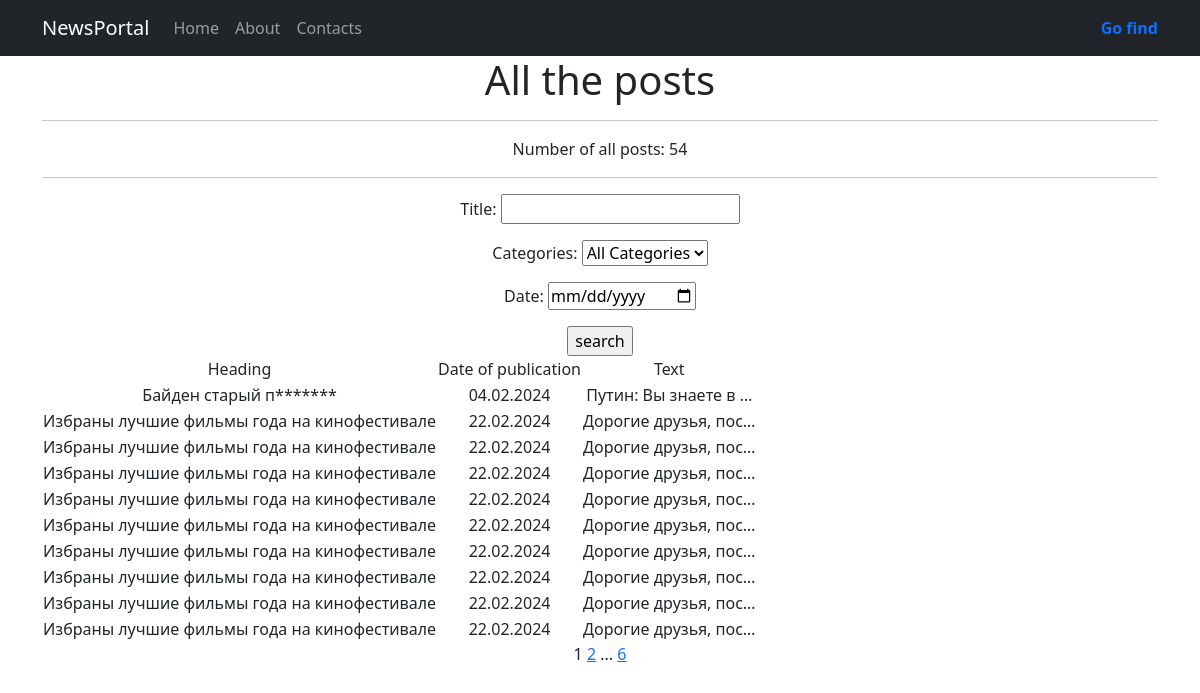
Before: /posts/articles/search/ with the older database file.
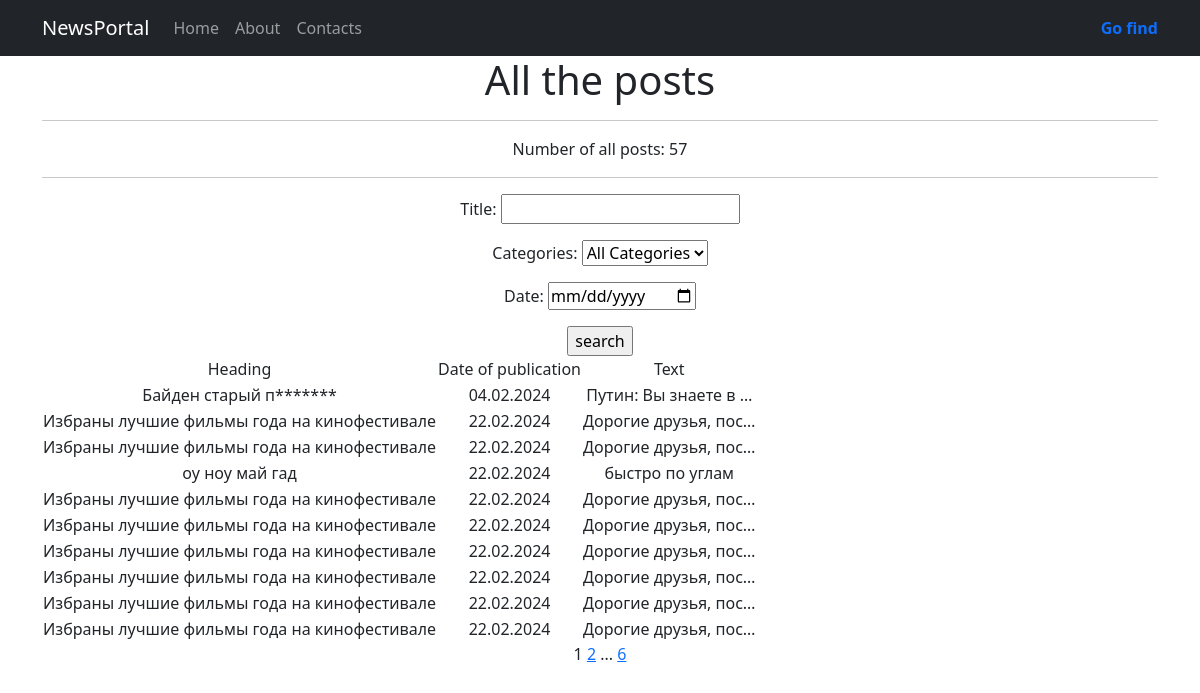
After: the same page with the newer database file.
### news/models.py (models this page shows, shortened)
class Post(models.Model):
    article = 'AR'
    news = 'NW'
    CHOICES = [
        (article, 'Статья'),
        (news, 'Новость'),
    ]
    date_time = models.DateTimeField(auto_now_add=True)
    author = models.ForeignKey(Author, on_delete=models.CASCADE)
    post_type = models.CharField(choices=CHOICES, default=article, max_length=2)
    category = models.ManyToManyField(Category, through='PostCategory')
    title = models.CharField(max_length=120)
    text = models.TextField()
    rating = models.IntegerField(default=0)

### news/views.py (the view)
# urls.py: path('articles/search/', views.ArticleSearchView.as_view(), name='article_search'),
class ArticleSearchView(ListView):
    model = Post
    template_name = 'search.html'
    context_object_name = 'posts'
    paginate_by = 10
    def get_queryset(self):
        queryset = super().get_queryset().filter(post_type='AR')
        self.filterset = PostFilter(self.request.GET, queryset)
        return self.filterset.qs
    def get_context_data(self, **kwargs):
        context = super().get_context_data(**kwargs)
        context['filterset'] = self.filterset
        return context

### news/models.py (called while the page is built)
    def __str__(self):
        return self.category_type

### news/templatetags/custom_filters.py (called while the page is built)
@register.filter()
def censor(text):
    words = text.split(' ')
    list_text = []
    for word in words:
        if word.lower() in BLOCKED_WORDS:
            postfix = word[:1] + '*' * (len(word) - 1)
            list_text.append(postfix)
        else:
            list_text.append(word)
    return ' '.join(list_text)

### news/templatetags/custom_tags.py (called while the page is built)
@register.simple_tag(takes_context=True)
def url_replace(context, **kwargs):
    current_param = context['request'].GET.copy()
    for k, v in kwargs.items():
        current_param[k] = v
    return current_param.urlencode()

### templates/search.html (shortened to what this page needs)
{% extends 'default.html' %}
{% load custom_filters %}
{% load custom_tags %}
{% block content %}
    <h1>All the posts</h1>
    <hr>
        Number of all posts: {{ paginator.count }}
    <hr>
    <form action="" method="get">
        {{ filterset.form.as_p }}
        <input type="submit" value="search">
    </form>
    {% if posts %}
        <table>
            <tr>
                <td>Heading</td>
                <td>Date of publication</td>
                <td>Text</td>
            </tr>
            {% for post in posts %}
            <tr>
                <td>{{ post.title|censor }}</td>
                <td>{{ post.date_time|date:"d.m.Y" }}</td>
                <td>{{ post.text|truncatechars:20|censor }}</td>
            </tr>
            {% endfor %}
        </table>
    {% else %}
        <h2>There are no posts</h2>
    {% endif %}
    {{ page_obj.number }}
    {% if page_obj.has_next %}
        <a href="?{% url_replace page=page_obj.next_page_number %}">{{ page_obj.next_page_number }}</a>
        {% if paginator.num_pages != page_obj.next_page_number %}
            ...
            <a href="?{% url_replace page=page_obj.paginator.num_pages %}">{{ page_obj.paginator.num_pages }}</a>
        {% endif %}
    {% endif %}
{% endblock content %}

Changed rows visible on the page:
changed Post: title|censor "Избраны лучшие фильмы года на кинофестивале" → "оу ноу май гад"; text|censor "Дорогие друзья, пос…" → "быстро по углам"
Other visible differences:
{{ paginator.count }}: "54" → "57"
